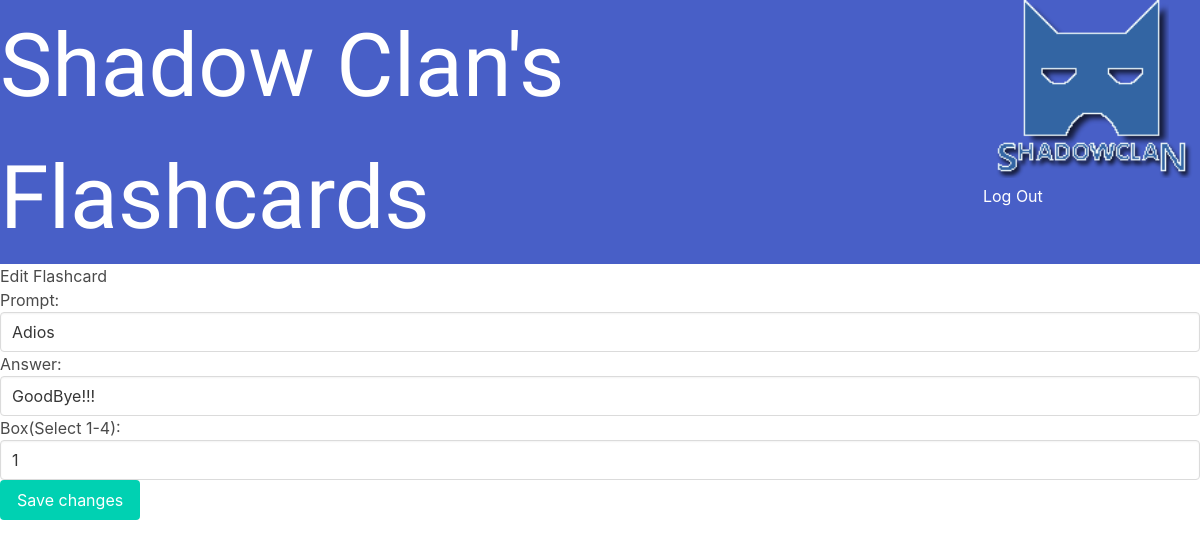
Screenshot of /decks/spanish/2/edit/ (signed in) with the database file from the repository.
### flashcardsapp/models.py (models this page shows, shortened)
class FlashCard(models.Model):
    prompt = models.CharField(max_length=200)
    answer = models.CharField(max_length=1000)
    flashcard_deck = models.ForeignKey(
        Deck, on_delete=models.CASCADE, null=True, blank=True, related_name="flashcard_deck"
    )
    correct = models.BooleanField(default=True)
    missed = models.IntegerField(default=0)
    date = models.DateTimeField(auto_now_add=datetime.now)
    objects = models.Manager()
    box = models.ForeignKey(
        "Box", on_delete=models.CASCADE,   related_name="box", default="1"
    )
    card_seen = models.BooleanField(default=False)

class Box(models.Model):
    name = models.CharField(max_length=200)

### flashcardsapp/views.py (the view)
@ login_required
def edit_flashcard(request, pk, slug):
    deck = get_object_or_404(Deck, slug=slug)
    flashcard = get_object_or_404(FlashCard, pk=pk)
    if request.method == "POST":
        form = FlashCardForm(request.POST, instance=flashcard)
        if form.is_valid():
            flashcard.deck_id = deck.id
            flashcard.save()
            return redirect(to="show_flashcards", slug=deck.slug)
    else:
        form = FlashCardForm(instance=flashcard)
    return render(request, "edit_flashcard.html", {'form': form, "deck": deck, "flashcard": flashcard})

### flashcardsapp/forms.py
class FlashCardForm(forms.ModelForm):
    class Meta:
        model = FlashCard
        fields = ["prompt", "answer", "box"]

### templates/edit_flashcard.html (shortened to what this page needs)
{% extends "base.html" %}
{% block content %}
<h1>Edit Flashcard</h1>
<div class="control">
<form action="{% url 'edit_flashcard' pk=flashcard.pk slug=deck.slug %}" method="POST">
    <div class="w-60">
    <div>Prompt:<input class="input" type="text" name={{form.prompt.html_name}} id="flashcard-prompt-input" value="{{flashcard.prompt}}"></div>
    <div>Answer:<input class="input" type="text" name={{form.answer.html_name}} id="flashcard-answer-input" value="{{flashcard.answer}}"></div>
    </div>
    <div>Box(Select 1-4):<input class="input" type="text" maxlength="1" pattern="[1-4]{1}" name={{form.box.html_name}} id="flashcard-box-input" value="{{flashcard.box.id}}"></div>
</div>
    <div>
    <button class="button is-primary" type="submit">Save changes</button>
    </div>
{% endblock content %}

### rows the page displays
FlashCard: prompt "Adios", answer "GoodBye!!!", box "1"
